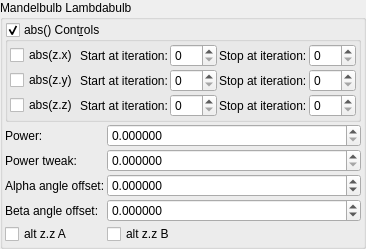
    <widget class="QGroupBox" name="groupBox">
     <property name="title">
      <string>Mandelbulb Lambdabulb</string>
     </property>
     <property name="checkable">
      <bool>false</bool>
     </property>
     <layout class="QVBoxLayout" name="verticalLayout_39" stretch="0,0">
      <property name="spacing">
       <number>2</number>
      </property>
      <property name="leftMargin">
       <number>2</number>
      </property>
      <property name="topMargin">
       <number>2</number>
      </property>
      <property name="rightMargin">
       <number>2</number>
      </property>
      <property name="bottomMargin">
       <number>2</number>
      </property>
      <item>
       <widget class="MyGroupBox" name="groupCheck_transf_function_enabled_false">
        <property name="toolTip">
         <string/>
        </property>
        <property name="title">
         <string>abs() Cont&amp;rols</string>
        </property>
        <property name="checkable">
         <bool>true</bool>
        </property>
        <layout class="QVBoxLayout" name="verticalLayout_54">
         <property name="spacing">
          <number>2</number>
         </property>
         <property name="leftMargin">
          <number>2</number>
         </property>
         <property name="topMargin">
          <number>2</number>
         </property>
         <property name="rightMargin">
          <number>2</number>
         </property>
         <property name="bottomMargin">
          <number>2</number>
         </property>
         <item>
          <layout class="QGridLayout" name="gridLayout" columnstretch="0,0,1,0,1">
           <property name="verticalSpacing">
            <number>2</number>
           </property>
           <item row="3" column="0">
            <widget class="MyCheckBox" name="checkBox_transf_function_enabledAz_false">
             <property name="text">
              <string notr="true">abs(z.z)</string>
             </property>
            </widget>
           </item>
           <item row="1" column="3">
            <widget class="QLabel" name="label_250">
             <property name="text">
              <string>Stop at iteration:</string>
             </property>
            </widget>
           </item>
           <item row="2" column="2">
            <widget class="MySpinBox" name="spinboxInt_transf_start_iterations_Y">
             <property name="sizePolicy">
              <sizepolicy hsizetype="Minimum" vsizetype="Maximum">
               <horstretch>0</horstretch>
               <verstretch>0</verstretch>
              </sizepolicy>
             </property>
             <property name="maximum">
              <number>999</number>
             </property>
            </widget>
           </item>
           <item row="1" column="1">
            <widget class="QLabel" name="label_251">
             <property name="text">
              <string>Start at iteration:</string>
             </property>
            </widget>
           </item>
           <item row="1" column="0">
            <widget class="MyCheckBox" name="checkBox_transf_function_enabledAx_false">
             <property name="text">
              <string notr="true">abs(z.x)</string>
             </property>
            </widget>
           </item>
           <item row="3" column="3">
            <widget class="QLabel" name="label_255">
             <property name="text">
              <string>Stop at iteration:</string>
             </property>
            </widget>
           </item>
           <item row="2" column="0">
            <widget class="MyCheckBox" name="checkBox_transf_function_enabledAy_false">
             <property name="text">
              <string notr="true">abs(z.y)</string>
             </property>
            </widget>
           </item>
           <item row="3" column="4">
            <widget class="MySpinBox" name="spinboxInt_transf_stop_iterations_Z">
             <property name="sizePolicy">
              <sizepolicy hsizetype="Minimum" vsizetype="Maximum">
               <horstretch>0</horstretch>
               <verstretch>0</verstretch>
              </sizepolicy>
             </property>
             <property name="maximum">
              <number>999</number>
             </property>
            </widget>
           </item>
           <item row="1" column="2">
            <widget class="MySpinBox" name="spinboxInt_transf_start_iterations_X">
             <property name="sizePolicy">
              <sizepolicy hsizetype="Minimum" vsizetype="Maximum">
               <horstretch>0</horstretch>
               <verstretch>0</verstretch>
              </sizepolicy>
             </property>
             <property name="maximum">
              <number>999</number>
             </property>
            </widget>
           </item>
           <item row="1" column="4">
            <widget class="MySpinBox" name="spinboxInt_transf_stop_iterations_X">
             <property name="sizePolicy">
              <sizepolicy hsizetype="Minimum" vsizetype="Maximum">
               <horstretch>0</horstretch>
               <verstretch>0</verstretch>
              </sizepolicy>
             </property>
             <property name="maximum">
              <number>999</number>
             </property>
            </widget>
           </item>
           <item row="3" column="2">
            <widget class="MySpinBox" name="spinboxInt_transf_start_iterations_Z">
             <property name="sizePolicy">
              <sizepolicy hsizetype="Minimum" vsizetype="Maximum">
               <horstretch>0</horstretch>
               <verstretch>0</verstretch>
              </sizepolicy>
             </property>
             <property name="maximum">
              <number>999</number>
             </property>
            </widget>
           </item>
           <item row="2" column="1">
            <widget class="QLabel" name="label_252">
             <property name="text">
              <string>Start at iteration:</string>
             </property>
            </widget>
           </item>
           <item row="3" column="1">
            <widget class="QLabel" name="label_253">
             <property name="text">
              <string>Start at iteration:</string>
             </property>
            </widget>
           </item>
           <item row="2" column="4">
            <widget class="MySpinBox" name="spinboxInt_transf_stop_iterations_Y">
             <property name="sizePolicy">
              <sizepolicy hsizetype="Minimum" vsizetype="Maximum">
               <horstretch>0</horstretch>
               <verstretch>0</verstretch>
              </sizepolicy>
             </property>
             <property name="maximum">
              <number>999</number>
             </property>
            </widget>
           </item>
           <item row="2" column="3">
            <widget class="QLabel" name="label_254">
             <property name="text">
              <string>Stop at iteration:</string>
             </property>
            </widget>
           </item>
          </layout>
         </item>
        </layout>
       </widget>
      </item>
      <item>
       <layout class="QGridLayout" name="gridLayout_76" columnstretch="0,1">
        <property name="spacing">
         <number>2</number>
        </property>
        <item row="3" column="1">
         <widget class="MyDoubleSpinBox" name="spinboxd_beta_angle_offset">
          <property name="sizePolicy">
           <sizepolicy hsizetype="Minimum" vsizetype="Maximum">
            <horstretch>0</horstretch>
            <verstretch>0</verstretch>
           </sizepolicy>
          </property>
          <property name="prefix">
           <string/>
          </property>
          <property name="suffix">
           <string/>
          </property>
          <property name="decimals">
           <number>6</number>
          </property>
          <property name="minimum">
           <double>-36000.000000000000000</double>
          </property>
          <property name="maximum">
           <double>36000.000000000000000</double>
          </property>
          <property name="singleStep">
           <double>0.100000000000000</double>
          </property>
         </widget>
        </item>
        <item row="3" column="0">
         <widget class="QLabel" name="label_293">
          <property name="text">
           <string>Beta angle offset:</string>
          </property>
         </widget>
        </item>
        <item row="2" column="1">
         <widget class="MyDoubleSpinBox" name="spinboxd_alpha_angle_offset">
          <property name="sizePolicy">
           <sizepolicy hsizetype="Minimum" vsizetype="Maximum">
            <horstretch>0</horstretch>
            <verstretch>0</verstretch>
           </sizepolicy>
          </property>
          <property name="prefix">
           <string/>
          </property>
          <property name="suffix">
           <string/>
          </property>
          <property name="decimals">
           <number>6</number>
          </property>
          <property name="minimum">
           <double>-36000.000000000000000</double>
          </property>
          <property name="maximum">
           <double>36000.000000000000000</double>
          </property>
          <property name="singleStep">
           <double>0.100000000000000</double>
          </property>
         </widget>
        </item>
        <item row="2" column="0">
         <widget class="QLabel" name="label_292">
          <property name="text">
           <string>Alpha angle offset:</string>
          </property>
         </widget>
        </item>
        <item row="0" column="1">
         <widget class="MyDoubleSpinBox" name="spinbox_power">
          <property name="sizePolicy">
           <sizepolicy hsizetype="Minimum" vsizetype="Maximum">
            <horstretch>0</horstretch>
            <verstretch>0</verstretch>
           </sizepolicy>
          </property>
          <property name="prefix">
           <string/>
          </property>
          <property name="suffix">
           <string/>
          </property>
          <property name="decimals">
           <number>6</number>
          </property>
          <property name="minimum">
           <double>0.000000000000000</double>
          </property>
          <property name="maximum">
           <double>99.998999999999995</double>
          </property>
          <property name="singleStep">
           <double>0.100000000000000</double>
          </property>
         </widget>
        </item>
        <item row="4" column="0">
         <widget class="MyCheckBox" name="checkBox_transf_function_enabledA_false">
          <property name="text">
           <string notr="true">alt z.z A</string>
          </property>
         </widget>
        </item>
        <item row="4" column="1">
         <widget class="MyCheckBox" name="checkBox_transf_function_enabledB_false">
          <property name="text">
           <string notr="true">alt z.z B</string>
          </property>
         </widget>
        </item>
        <item row="1" column="1">
         <widget class="MyDoubleSpinBox" name="spinbox_transf_offset_0">
          <property name="sizePolicy">
           <sizepolicy hsizetype="Minimum" vsizetype="Maximum">
            <horstretch>0</horstretch>
            <verstretch>0</verstretch>
           </sizepolicy>
          </property>
          <property name="prefix">
           <string/>
          </property>
          <property name="suffix">
           <string/>
          </property>
          <property name="decimals">
           <number>6</number>
          </property>
          <property name="minimum">
           <double>0.000000000000000</double>
          </property>
          <property name="maximum">
           <double>20.000000000000000</double>
          </property>
          <property name="singleStep">
           <double>0.100000000000000</double>
          </property>
         </widget>
        </item>
        <item row="0" column="0">
         <widget class="QLabel" name="label_126">
          <property name="text">
           <string>Power:</string>
          </property>
         </widget>
        </item>
        <item row="1" column="0">
         <widget class="QLabel" name="label_125">
          <property name="text">
           <string>Power tweak:</string>
          </property>
         </widget>
        </item>
       </layout>
      </item>
     </layout>
    </widget>
